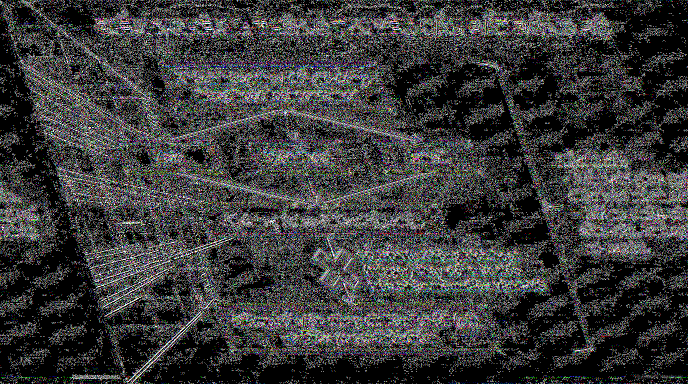
#> input picture assets/pdf_slides/page_10_img_1.png, 1376 x 768 px (shown at 1/2 size)
$ python visual-diff.py ../../assets/pdf_slides/page_10_img_1.png ../../assets/pdf_slides/page_11_img_1.png ../../assets/pdf_slides/page_11_img_1.png
#> lines starting #> are read from the running program, lines starting #| are printed output that depends on the picture
"""
Visual Regression & Pixel Similarity Comparator
U&I Logistics Customer Portal
Compares rendered page screenshots against reference mockups in Mockuo/
Calculates:
- Pixel Similarity Percentage (based on Mean Absolute Error)
- Peak Signal-to-Noise Ratio (PSNR)
- Structural Similarity (SSIM approximation with luminance, contrast, and structure metrics)
- Produces difference highlight images
"""

import os
import sys
import json
import numpy as np
from PIL import Image

def calculate_similarity(ref_img_path, actual_img_path, diff_output_path=None):
    if not os.path.exists(ref_img_path):
        raise FileNotFoundError(f"Reference image not found: {ref_img_path}")
    if not os.path.exists(actual_img_path):
        raise FileNotFoundError(f"Actual screenshot not found: {actual_img_path}")

    img_ref = Image.open(ref_img_path).convert('RGB')
    img_act = Image.open(actual_img_path).convert('RGB')
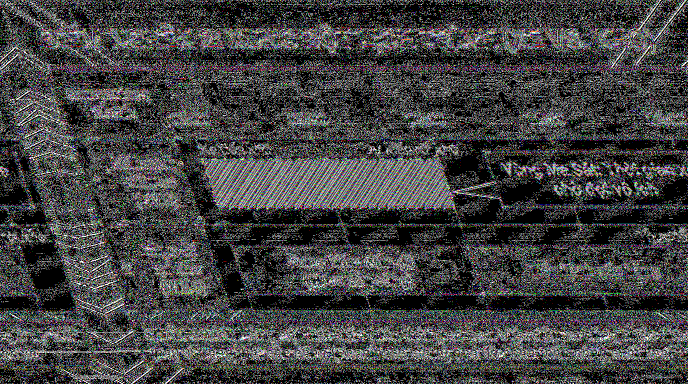
#> input picture assets/pdf_slides/page_11_img_1.png, 1376 x 768 px (shown at 1/2 size)

    ref_w, ref_h = img_ref.size
#> ref_w = 1376; ref_h = 768
    act_w, act_h = img_act.size
#> act_w = 1376; act_h = 768

    # Resize actual to reference dimensions using Lanczos filter for high fidelity comparison
    if (act_w, act_h) != (ref_w, ref_h):
        img_act_resized = img_act.resize((ref_w, ref_h), Image.Resampling.LANCZOS)
    else:
        img_act_resized = img_act

    arr_ref = np.asarray(img_ref, dtype=np.float64)
    arr_act = np.asarray(img_act_resized, dtype=np.float64)

    # Calculate Mean Absolute Error (MAE)
    abs_diff = np.abs(arr_ref - arr_act)
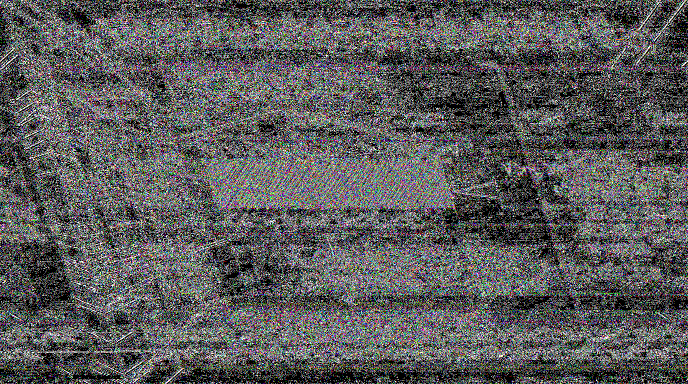
#> abs_diff: shape (768, 1376, 3) float64 (shown at 1/2 size); mean R, G, B 90.4, 90.3, 90.4
    mae = np.mean(abs_diff)
#> mae = 90.36
    similarity_pct = max(0.0, min(100.0, (1.0 - (mae / 255.0)) * 100.0))
#> similarity_pct = 64.56

    # Calculate Mean Squared Error (MSE) & PSNR
    mse = np.mean((arr_ref - arr_act) ** 2)
#> mse = 22030.6
    if mse == 0:
        psnr = 100.0
    else:
        psnr = 10.0 * np.log10((255.0 ** 2) / mse)
#> psnr = 4.7

    # SSIM approximation (Luminance, Contrast, Structure)
    mu_x = np.mean(arr_ref)
#> mu_x = 57.76
    mu_y = np.mean(arr_act)
#> mu_y = 66.03
    var_x = np.var(arr_ref)
#> var_x = 10953.5
    var_y = np.var(arr_act)
#> var_y = 11825.3
    cov_xy = np.mean((arr_ref - mu_x) * (arr_act - mu_y))
#> cov_xy = 408.3

    c1 = (0.01 * 255) ** 2
    c2 = (0.03 * 255) ** 2

    ssim = ((2 * mu_x * mu_y + c1) * (2 * cov_xy + c2)) / ((mu_x**2 + mu_y**2 + c1) * (var_x + var_y + c2))
#> ssim = 0.038
    ssim_val = float(max(0.0, min(1.0, ssim)))
#> ssim_val = 0.038

    # Generate difference map image
    if diff_output_path:
        os.makedirs(os.path.dirname(os.path.abspath(diff_output_path)), exist_ok=True)
        # Highlight differences: amplification factor 3x
        diff_amplified = np.clip(abs_diff * 3.0, 0, 255).astype(np.uint8)
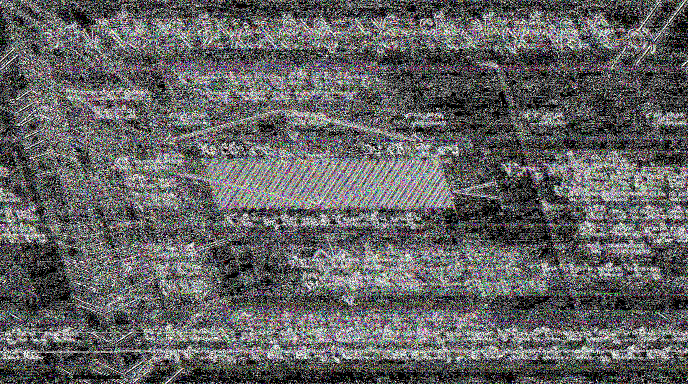
#> diff_amplified: shape (768, 1376, 3) (shown at 1/2 size); mean R, G, B 97.7, 97.6, 97.7
        diff_img = Image.fromarray(diff_amplified)
        diff_img.save(diff_output_path)

    return {
        "reference": os.path.basename(ref_img_path),
        "actual": os.path.basename(actual_img_path),
        "ref_dimensions": f"{ref_w}x{ref_h}",
        "actual_dimensions": f"{act_w}x{act_h}",
        "similarity_score": round(similarity_pct, 2),
        "ssim": round(ssim_val, 4),
        "mse": round(float(mse), 2),
        "psnr_db": round(float(psnr), 2),
        "diff_image": os.path.basename(diff_output_path) if diff_output_path else None
    }

if __name__ == "__main__":
    if len(sys.argv) < 3:
        print("Usage: python visual-diff.py <ref_path> <actual_path> [diff_output_path]")
        sys.exit(1)

    ref = sys.argv[1]
    act = sys.argv[2]
    diff = sys.argv[3] if len(sys.argv) > 3 else None

    result = calculate_similarity(ref, act, diff)
#> result = 9 items
    print(json.dumps(result, indent=2))
#| {
#|   "reference": "page_10_img_1.png",
#|   "actual": "page_11_img_1.png",
#|   "ref_dimensions": "1376x768",
#|   "actual_dimensions": "1376x768",
#|   "similarity_score": 64.56,
#|   "ssim": 0.038,
#|   "mse": 22030.6,
#|   "psnr_db": 4.7,
#|   "diff_image": "page_11_img_1.png"
#| }
